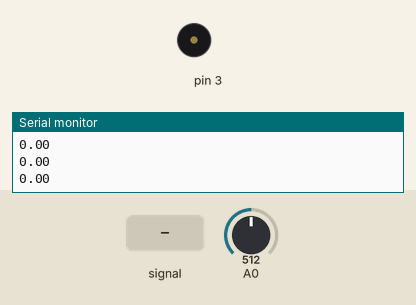
This sketch was run on a simulated Arduino Uno, built with avr-gcc and run on an emulated ATmega328P. Shown: buzzer (waves = sounding), the last lines printed to the serial monitor. The inputs (shaded band) are chosen by the test bench; at power-on: A0 = 512.

Above: at 1.2 s.
1.3 s: A0 fed a 200 Hz sine of ±255 counts around its level
At 2.2 s:
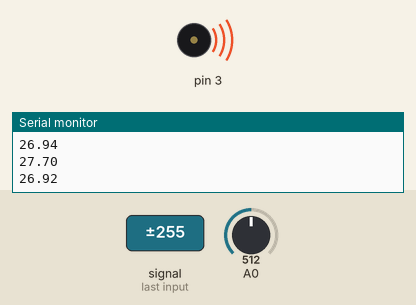
2.8 s: A0 set to 716
4.3 s: A0 fed a 1000 Hz sine of ±255 counts around its level
At 5.0 s:
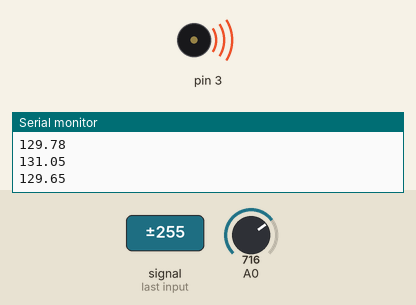
5.8 s: A0 set to 900
Timing chart, 0 to 8.3 s (numbered marks = the images above; inputs shaded):
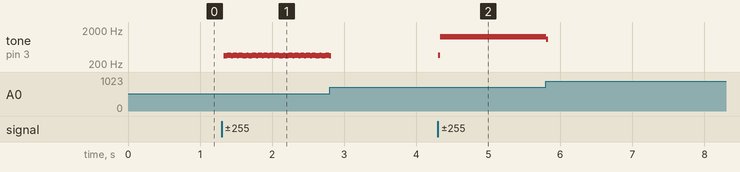

Measured:
- after the input at 1.3 s, tone on pin 3: alternates 358 Hz for 0.05 s and 349 Hz for 0.03 s, starting at once
- after the input at 4.3 s, tone on pin 3: plays 367 Hz for 0.03 s, 1272 Hz for 0.03 s, 1254 Hz for 0.03 s, 1272 Hz for 0.03 s, 1254 Hz for 0.03 s, 1272 Hz for 0.03 s … (40 notes in this stretch), starting at once

The sketch:

MicModuleVolumeDetection.ino
```cpp
int samples = 200;
float audioIn;
float audioPrevious;

void setup() {
  // put your setup code here, to run once:
  Serial.begin(9600);
  audioIn = 0;
  audioPrevious = 0;
  pinMode(3, OUTPUT);
}

void loop() {
  float vol = 0;
  //  sense = analogRead(A1);

  for (int i = 0 ; i < samples; i++) {
    int mic = analogRead(A0);
    audioIn = mic;
    vol = vol + abs(audioIn - audioPrevious);
    audioPrevious = audioIn;
  }
  vol = vol / samples;
  Serial.println(vol);
  if (vol > 10) {
    vol = map(vol,9.0,100.0,200.0,1000.0);
    tone(3, vol);
  }
  else {
    noTone(3);
  }
}
```
